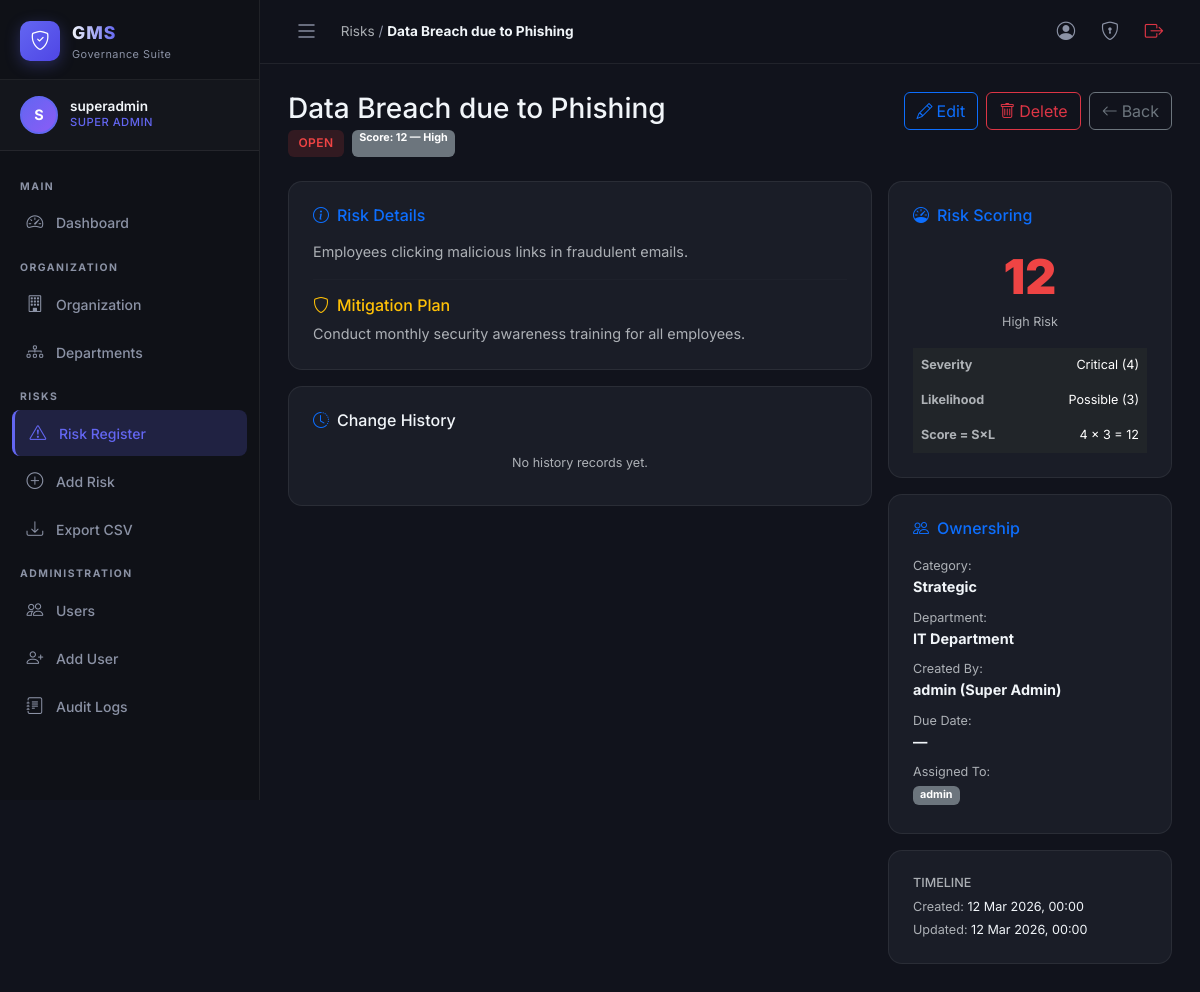
The app's page /risks/1/ (signed in) with its own data.
### accounts/models.py (models this page shows, shortened)
class User(AbstractUser):
    role = models.CharField(
        max_length=20,
        choices=Role.choices,
        default=Role.USER,
    )
    department = models.ForeignKey(
        'organization.Department',
        on_delete=models.SET_NULL,
        null=True,
        blank=True,
        related_name='members',
    )
    profile_image = models.ImageField(
        upload_to='profiles/',
        blank=True,
        null=True,
    )
    phone = models.CharField(max_length=20, blank=True)
    bio = models.TextField(blank=True)
    is_active = models.BooleanField(default=True)
    def __str__(self):
        return f"{self.get_full_name() or self.username} ({self.get_role_display()})"
    @property
    def can_manage_risks(self):
        return self.role in [Role.SUPER_ADMIN, Role.ADMIN, Role.DEPT_HEAD, Role.RISK_OFFICER]
    @property
    def can_manage_org(self):
        return self.role in [Role.SUPER_ADMIN, Role.ADMIN]

### risks/models.py (models this page shows, shortened)
class Risk(models.Model):
    class Severity(models.IntegerChoices):
        LOW = 1, 'Low'
        MEDIUM = 2, 'Medium'
        HIGH = 3, 'High'
        CRITICAL = 4, 'Critical'
    class Likelihood(models.IntegerChoices):
        RARE = 1, 'Rare'
        UNLIKELY = 2, 'Unlikely'
        POSSIBLE = 3, 'Possible'
        LIKELY = 4, 'Likely'
        CERTAIN = 5, 'Almost Certain'
    class Status(models.TextChoices):
        OPEN = 'open', 'Open'
        IN_PROGRESS = 'in_progress', 'In Progress'
        CLOSED = 'closed', 'Closed'
    name = models.CharField(max_length=300)
    description = models.TextField()
    category = models.ForeignKey(
        RiskCategory,
        on_delete=models.SET_NULL,
        null=True,
        blank=True,
        related_name='risks',
    )
    severity = models.IntegerField(choices=Severity.choices, default=Severity.LOW)
    likelihood = models.IntegerField(choices=Likelihood.choices, default=Likelihood.RARE)
    risk_score = models.IntegerField(default=1, editable=False)
    department = models.ForeignKey(
        'organization.Department',
        on_delete=models.SET_NULL,
        null=True,
        blank=True,
        related_name='risks',
    )
    assigned_to = models.ManyToManyField(
        'accounts.User',
        blank=True,
        related_name='assigned_risks',
    )
    status = models.CharField(
        max_length=20,
        choices=Status.choices,
        default=Status.OPEN,
    )
    due_date = models.DateField(null=True, blank=True)
    mitigation_plan = models.TextField(blank=True)
    evidence = models.FileField(upload_to='evidence/', blank=True, null=True)
    created_by = models.ForeignKey(
        'accounts.User',
        on_delete=models.SET_NULL,
        null=True,
        related_name='created_risks',
    )
    created_at = models.DateTimeField(auto_now_add=True)
    updated_at = models.DateTimeField(auto_now=True)
    @property
    def severity_label(self):
        if self.risk_score <= 4:
            return 'Low'
        elif self.risk_score <= 8:
            return 'Medium'
        elif self.risk_score <= 12:
            return 'High'
        return 'Critical'
    @property
    def severity_color(self):
        if self.risk_score <= 4:
            return 'success'
        elif self.risk_score <= 8:
            return 'warning'
        elif self.risk_score <= 12:
            return 'danger'
        return 'dark'
    @property
    def is_overdue(self):
        if self.due_date and self.status != self.Status.CLOSED:
            return self.due_date < now().date()
        return False
    class Meta:
        ordering = ['-risk_score', '-created_at']

class RiskCategory(models.Model):
    name = models.CharField(max_length=100, unique=True)
    description = models.TextField(blank=True)
    color = models.CharField(max_length=7, default='#6c757d')
    class Meta:
        verbose_name_plural = 'Risk Categories'
        ordering = ['name']

### organization/models.py (models this page shows, shortened)
class Department(models.Model):
    name = models.CharField(max_length=200)
    description = models.TextField(blank=True)
    organization = models.ForeignKey(
        Organization,
        on_delete=models.CASCADE,
        related_name='departments',
    )
    head = models.ForeignKey(
        'accounts.User',
        on_delete=models.SET_NULL,
        null=True,
        blank=True,
        related_name='headed_departments',
        limit_choices_to={'role__in': ['dept_head', 'admin', 'super_admin']},
    )
    created_at = models.DateTimeField(auto_now_add=True)
    updated_at = models.DateTimeField(auto_now=True)
    class Meta:
        ordering = ['name']

### risks/views.py (the view)
# urls.py: path('<int:pk>/', views.RiskDetailView.as_view(), name='risk_detail'),
class RiskDetailView(LoginRequiredMixin, DetailView):
    model = Risk
    template_name = 'risks/risk_detail.html'
    context_object_name = 'risk'
    def get_context_data(self, **kwargs):
        ctx = super().get_context_data(**kwargs)
        ctx['history'] = AuditLog.objects.filter(
            target_model='Risk', target_id=str(self.object.pk)
        ).order_by('-timestamp')[:20]
        return ctx

### templates/risks/risk_detail.html (shortened to what this page needs)
{% extends 'base.html' %}
{% block breadcrumb %}<a href="{% url 'risks:risk_list' %}" class="text-muted text-decoration-none">Risks</a> / <strong>{{ risk.name|truncatechars:40 }}</strong>{% endblock %}
{% block content %}
<div class="d-flex justify-content-between align-items-start mb-4 flex-wrap gap-2 fade-in">
  <div>
    <h1 class="h3 mb-1">{{ risk.name }}</h1>
    <div class="d-flex gap-2 flex-wrap">
      <span class="status-badge status-{{ risk.status }}">{{ risk.get_status_display }}</span>
      <span class="badge bg-secondary">Score: {{ risk.risk_score }} — {{ risk.severity_label }}</span>
    </div>
  </div>
  <div class="d-flex gap-2">
    {% if user.can_manage_risks %}<a href="{% url 'risks:risk_update' risk.pk %}" class="btn btn-outline-primary"><i class="bi bi-pencil me-1"></i>Edit</a>{% endif %}
    {% if user.can_manage_org %}<a href="{% url 'risks:risk_delete' risk.pk %}" class="btn btn-outline-danger"><i class="bi bi-trash me-1"></i>Delete</a>{% endif %}
    <a href="{% url 'risks:risk_list' %}" class="btn btn-outline-secondary"><i class="bi bi-arrow-left me-1"></i>Back</a>
  </div>
</div>
<div class="row g-3">
  <div class="col-lg-8">
    <div class="gms-card mb-3 fade-in">
      <h6 class="mb-3 text-primary fw-700"><i class="bi bi-info-circle me-2"></i>Risk Details</h6>
      <p class="text-muted">{{ risk.description }}</p>
      {% if risk.mitigation_plan %}
      <hr style="border-color:var(--card-border);">
      <h6 class="text-warning"><i class="bi bi-shield me-2"></i>Mitigation Plan</h6>
      <p class="text-muted mb-0">{{ risk.mitigation_plan }}</p>
      {% endif %}
    </div>
    <div class="gms-card fade-in">
      <h6 class="mb-3"><i class="bi bi-clock-history me-2 text-primary"></i>Change History</h6>
      {% for log in history %}
      <div class="d-flex gap-2 mb-2 pb-2 border-bottom" style="border-color:var(--card-border)!important;">
        <span class="sidebar-avatar flex-shrink-0" style="width:28px;height:28px;font-size:0.7rem;">{{ log.user.username|first|upper }}</span>
        <div>
          <div class="small text-white">{{ log.action }}</div>
          <div class="small text-muted">{{ log.user.username }} · {{ log.timestamp|timesince }} ago</div>
        </div>
      </div>
      {% empty %}
      <div class="small text-muted text-center py-2">No history records yet.</div>
      {% endfor %}
    </div>
  </div>
  <div class="col-lg-4 fade-in fade-in-delay-1">
    <div class="gms-card mb-3">
      <h6 class="mb-3 text-primary"><i class="bi bi-speedometer me-2"></i>Risk Scoring</h6>
      <div class="mb-3 text-center">
        <div style="font-size:3rem;font-weight:900;color:{% if risk.severity_color == 'success' %}#22c55e{% elif risk.severity_color == 'warning' %}#f59e0b{% elif risk.severity_color == 'danger' %}#ef4444{% else %}#8b5cf6{% endif %};">{{ risk.risk_score }}</div>
        <div class="text-muted small">{{ risk.severity_label }} Risk</div>
      </div>
      <table class="table table-borderless mb-0 small">
        <tr><th class="text-muted">Severity</th><td class="text-end fw-600">{{ risk.get_severity_display }} ({{ risk.severity }})</td></tr>
        <tr><th class="text-muted">Likelihood</th><td class="text-end fw-600">{{ risk.get_likelihood_display }} ({{ risk.likelihood }})</td></tr>
        <tr><th class="text-muted">Score = S×L</th><td class="text-end fw-600">{{ risk.severity }} × {{ risk.likelihood }} = {{ risk.risk_score }}</td></tr>
      </table>
    </div>
    <div class="gms-card mb-3">
      <h6 class="mb-3 text-primary"><i class="bi bi-people me-2"></i>Ownership</h6>
      <div class="mb-2"><span class="text-muted small">Category:</span><br><strong>{{ risk.category.name|default:"—" }}</strong></div>
      <div class="mb-2"><span class="text-muted small">Department:</span><br><strong>{{ risk.department.name|default:"—" }}</strong></div>
      <div class="mb-2"><span class="text-muted small">Created By:</span><br><strong>{{ risk.created_by|default:"—" }}</strong></div>
      <div class="mb-2"><span class="text-muted small">Due Date:</span><br>
        <strong {% if risk.is_overdue %}class="text-danger"{% endif %}>{{ risk.due_date|default:"—" }}</strong>
      </div>
      {% if risk.assigned_to.all %}
      <div><span class="text-muted small">Assigned To:</span><br>
        {% for u in risk.assigned_to.all %}
        <span class="badge bg-secondary me-1 mb-1">{{ u.username }}</span>
        {% endfor %}
      </div>
      {% endif %}
    </div>
    <div class="gms-card">
      <h6 class="mb-2 text-muted small">TIMELINE</h6>
      <div class="small mb-1"><span class="text-muted">Created:</span> {{ risk.created_at|date:"d M Y, H:i" }}</div>
      <div class="small"><span class="text-muted">Updated:</span> {{ risk.updated_at|date:"d M Y, H:i" }}</div>
    </div>
  </div>
</div>
{% endblock %}

### templates/base.html (shortened to what this page needs)
{% load static %}
<!DOCTYPE html>
<html lang="en" data-bs-theme="dark">
<head>
  <link href="https://cdn.jsdelivr.net/npm/bootstrap@5.3.3/dist/css/bootstrap.min.css" rel="stylesheet" />
  <link href="https://cdn.jsdelivr.net/npm/bootstrap-icons@1.11.3/font/bootstrap-icons.css" rel="stylesheet" />
  <link href="{% static 'css/gms.css' %}" rel="stylesheet" />
</head>
<body>
{% if user.is_authenticated %}
<div class="sidebar" id="sidebar">
  <div class="sidebar-brand">
    <div class="sidebar-brand-icon">
      <i class="bi bi-shield-check"></i>
    </div>
    <div class="sidebar-brand-text">
      <span class="brand-title">GMS</span>
      <span class="brand-subtitle">Governance Suite</span>
    </div>
  </div>
  <div class="sidebar-user-card">
    <div class="sidebar-avatar">
      {% if user.profile_image %}
        <img src="{{ user.profile_image.url }}" alt="avatar" />
      {% else %}
        <span>{{ user.username|first|upper }}</span>
      {% endif %}
    </div>
    <div class="sidebar-user-info">
      <div class="sidebar-user-name">{{ user.get_full_name|default:user.username }}</div>
      <div class="sidebar-user-role">{{ user.get_role_display }}</div>
    </div>
  </div>
  <nav class="sidebar-nav">
    <div class="nav-section-label">Main</div>
    <a href="{% url 'dashboard:index' %}" class="nav-item {% if request.resolver_match.namespace == 'dashboard' %}active{% endif %}">
      <i class="bi bi-speedometer2"></i><span>Dashboard</span>
    </a>
    <div class="nav-section-label">Organization</div>
    <a href="{% url 'organization:org_detail' %}" class="nav-item {% if request.resolver_match.namespace == 'organization' and 'dept' not in request.resolver_match.url_name %}active{% endif %}">
      <i class="bi bi-building"></i><span>Organization</span>
    </a>
    <a href="{% url 'organization:dept_list' %}" class="nav-item {% if 'dept' in request.resolver_match.url_name|default:'' %}active{% endif %}">
      <i class="bi bi-diagram-3"></i><span>Departments</span>
    </a>
    <div class="nav-section-label">Risks</div>
    <a href="{% url 'risks:risk_list' %}" class="nav-item {% if request.resolver_match.namespace == 'risks' and 'create' not in request.resolver_match.url_name|default:'' %}active{% endif %}">
      <i class="bi bi-exclamation-triangle"></i><span>Risk Register</span>
    </a>
    {% if user.can_manage_risks %}
    <a href="{% url 'risks:risk_create' %}" class="nav-item {% if 'create' in request.resolver_match.url_name|default:'' and request.resolver_match.namespace == 'risks' %}active{% endif %}">
      <i class="bi bi-plus-circle"></i><span>Add Risk</span>
    </a>
    {% endif %}
    {% if user.can_manage_risks %}
    <a href="{% url 'risks:risk_export_csv' %}" class="nav-item">
      <i class="bi bi-download"></i><span>Export CSV</span>
    </a>
    {% endif %}
    {% if user.can_manage_org %}
    <div class="nav-section-label">Administration</div>
    <a href="{% url 'accounts:user_list' %}" class="nav-item {% if request.resolver_match.namespace == 'accounts' and 'profile' not in request.resolver_match.url_name|default:'' %}active{% endif %}">
      <i class="bi bi-people"></i><span>Users</span>
    </a>
    <a href="{% url 'accounts:user_create' %}" class="nav-item">
      <i class="bi bi-person-plus"></i><span>Add User</span>
    </a>
    <a href="{% url 'audit:audit_log_list' %}" class="nav-item {% if request.resolver_match.namespace == 'audit' %}active{% endif %}">
      <i class="bi bi-journal-text"></i><span>Audit Logs</span>
    </a>
    {% endif %}
  </nav>
</div>
<div class="main-wrapper" id="mainWrapper">
  <div class="topbar">
    <button class="btn topbar-toggle-btn" onclick="toggleSidebar()">
      <i class="bi bi-list fs-4"></i>
    </button>
    <div class="topbar-breadcrumb">
      {% block breadcrumb %}{% endblock %}
    </div>
    <div class="topbar-actions">
      <a href="{% url 'accounts:profile' %}" class="topbar-action-btn" title="Profile">
        <i class="bi bi-person-circle"></i>
      </a>
      <a href="{% url 'accounts:password_change' %}" class="topbar-action-btn" title="Change Password">
        <i class="bi bi-shield-lock"></i>
      </a>
      <a href="{% url 'accounts:logout' %}" class="topbar-action-btn text-danger" title="Logout">
        <i class="bi bi-box-arrow-right"></i>
      </a>
    </div>
  </div>
  <div class="page-content">
    {% block content %}{% endblock %}
  </div>
</div>
{% else %}
{% block auth_content %}{% endblock %}
{% endif %}
</body>
</html>

### records on screen
User: username|first "S", get_full_name "superadmin", role "SUPER ADMIN"
Risk: name "Data Breach due to Phishing", status "OPEN", risk_score "12", severity_label "High", description "Employees clicking malicious links in fraudulent emails.", mitigation_plan "Conduct monthly security awareness training for all employees.", severity "Critical", severity "4", likelihood "Possible", likelihood "3", category.name "Strategic", department.name "IT Department", created_by "admin (Super Admin)", due_date "—", created_at "12 Mar 2026, 00:00", updated_at "12 Mar 2026, 00:00"
User: username "admin"
